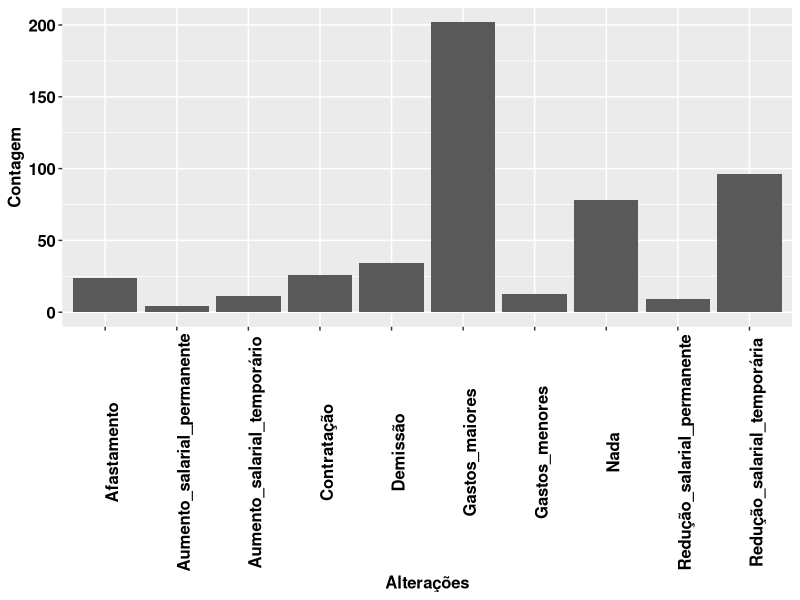
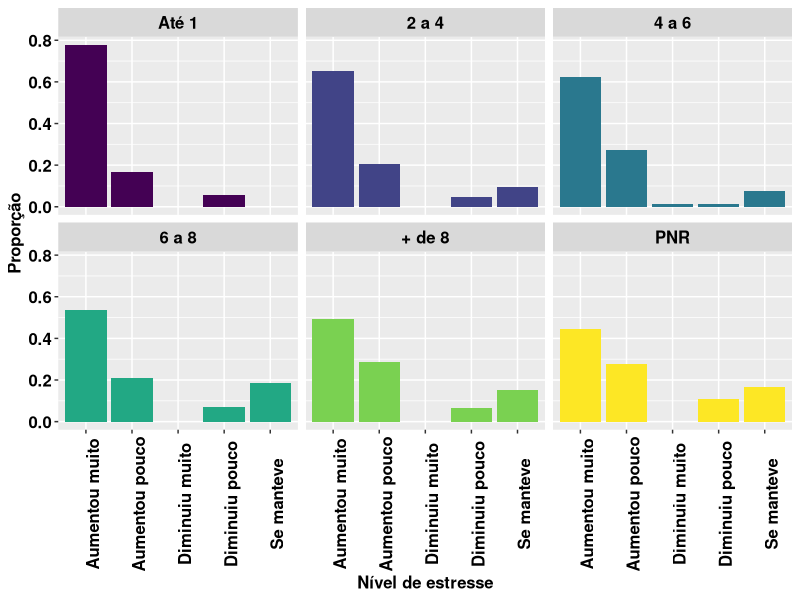
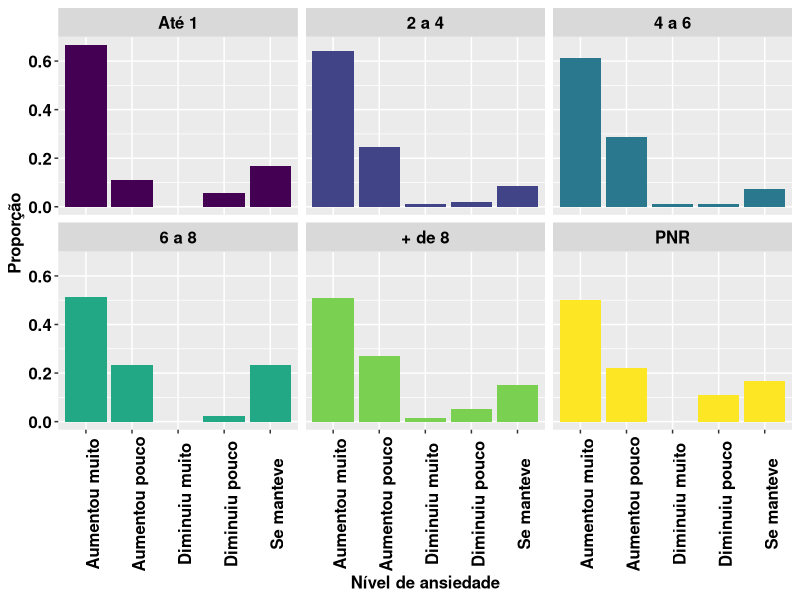
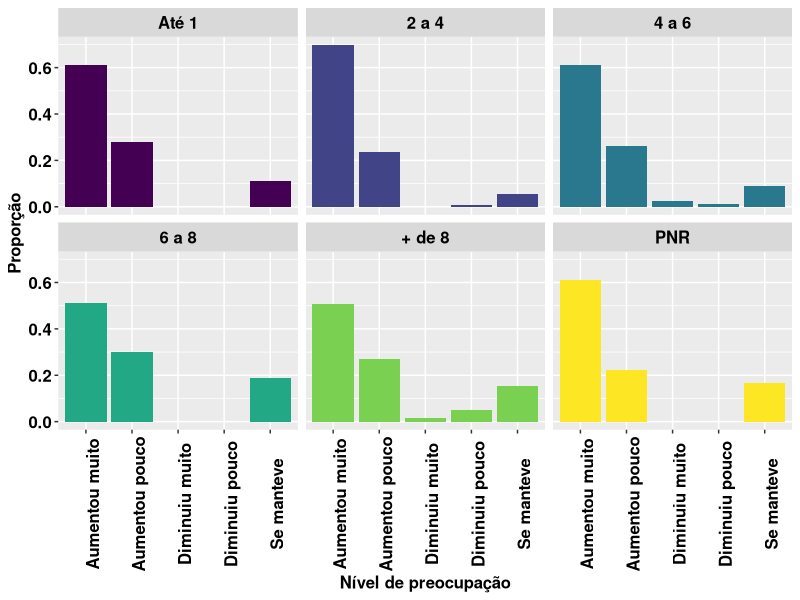
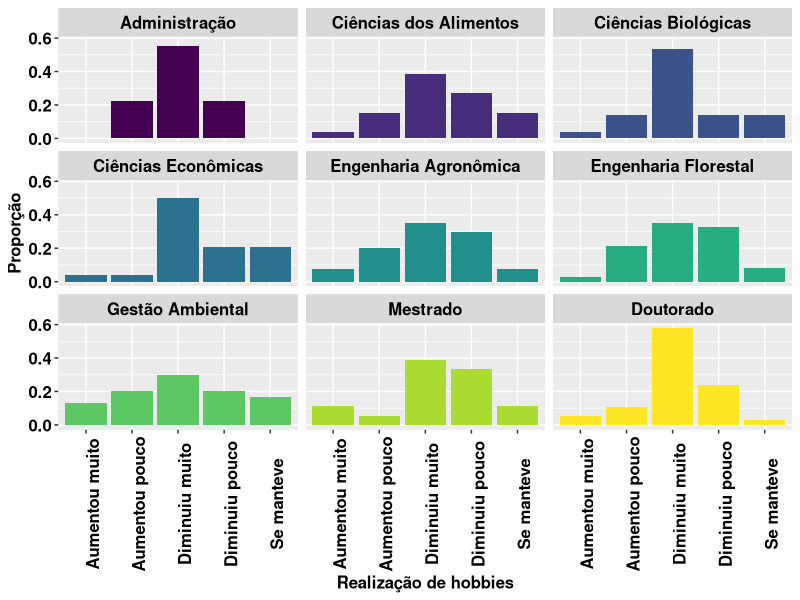
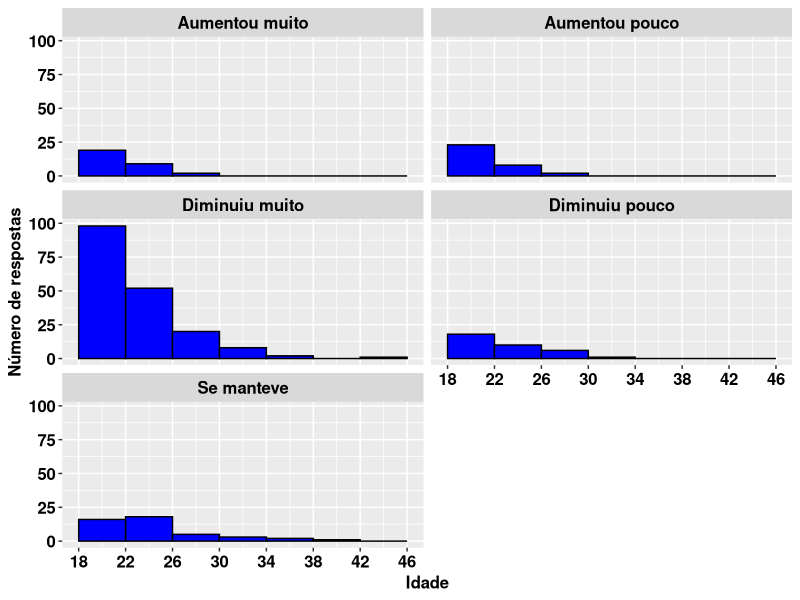
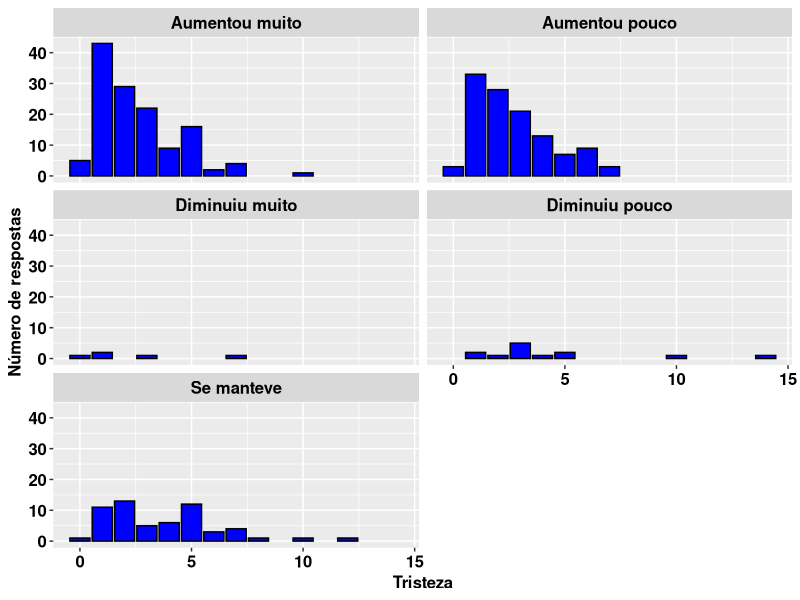
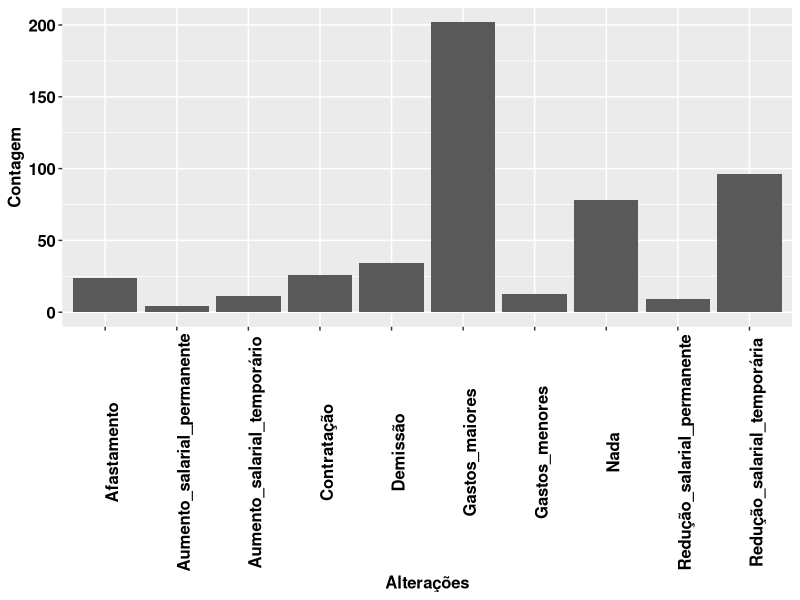

Source code (R) for these figures, in order:
## ---- chunk 1
knitr::opts_chunk$set(echo = TRUE, 
                      warning = TRUE,
                      message = FALSE, 
                      error   = TRUE) 
library(readxl)
library(tidyverse)
library(magrittr)
## ---- chunk 2
#Configuração de legendas ggplot2
configuracao<- theme(
    axis.title.x = element_text(color="black", 
                                size=12, face="bold"), 
    axis.title.y = element_text(color="black", 
                                size=12, face="bold"), 
    strip.text.x = element_text(
      size=12, color = "black", 
      face = "bold"
    ),
    strip.text.y = element_text(
      size=12, color = "blue", 
      face = "bold"
    ),
    axis.text.x = element_text(
      size = 12, color = "black", 
      face = "bold" ),
    axis.text.y = element_text(
      size=12, color = "black", 
      face = "bold"
    ),
    legend.position = "none")
## ---- chunk 3
dados <- read_excel("dados.xlsx")

dados<- transform(dados,
                  genero=factor(genero),
                  aluno=factor(aluno),
                  curso=factor(curso),
                  pessoas=factor(pessoas),
                  renda=factor(renda),
       atividades=factor(atividades),
       mudancas=factor(mudancas),
       exercicios=factor(exercicios),
       redes=factor(redes),
       interacao=factor(interacao),
       hobbies=factor(hobbies),
       estresse=factor(estresse),
       ansiedade=factor(ansiedade),
       trist=factor(trist),
       preoc=factor(preoc),
procr=factor(procr),
estudo=factor(estudo),
aliment=factor(aliment),
sono=factor(sono),
pfisicos=factor(pfisicos),
pemocionais=factor(pemocionais),
pdiversos=factor(pdiversos)
                  )

#table(dados$curso)

dados<- transform(dados,
                   curso=ordered(curso, levels=c("Administração", "Ciências dos Alimentos", "Ciências Biológicas", "Ciências Econômicas", "Engenharia Agronômica", "Engenharia Florestal", "Gestão Ambiental", "Mestrado", "Doutorado")),
                   pessoas=ordered(pessoas, levels = c("1","2 ou 3", "4 ou 5","+ de 5")),
                  renda=ordered(renda, levels = c("Até 1","2 a 4", "4 a 6","6 a 8", "+ de 8","PNR")))

# dim(dados)
# str(dados)
summary(dados[,1:12])
summary(dados[,13:24])
## ---- chunk 4
aux1<- data.frame(x=as.character(dados$mudancas))
aux2<- aux1 %>% separate(x, letters[1:11], sep = "([ ,])",
                             extra = "drop", fill = "right")

aux3<- c(aux2[,1],aux2[,3],aux2[,5], aux2[,7],aux2[,9],aux2[,11])
#table(aux3)
aux4<- na.omit(data.frame(x=factor(aux3)))

ggplot(aux4, aes(x))+geom_bar()+theme(axis.text.x = element_text(angle = 90))+configuracao+
  labs(#title="Alterações na renda familiar a partir da pandemia", 
       y="Contagem",
       x= "Alterações")
ggsave("figura1.jpeg")  
## ---- chunk 5
table(dados$estresse)
round(prop.table(table(dados$estresse)),2)
table(dados$estresse,dados$renda)
round(prop.table(table(dados$estresse,dados$renda)),2)

ggplot(dados,aes(x=estresse, fill=renda)) +
  geom_bar(aes(y=..prop.., group=renda),position="dodge") +
  facet_wrap(~renda)+theme(axis.text.x = element_text(angle = 90))+configuracao +
 # ggtitle("O que aconteceu com seu nível de estresse durante a pandemia?") +
  ylab("Proporção") +
  xlab("Nível de estresse")
ggsave("figura2.jpeg")
## ---- chunk 6
table(dados$ansiedade)
round(prop.table(table(dados$ansiedade)),2)
table(dados$ansiedade,dados$renda)
round(prop.table(table(dados$ansiedade,dados$renda)),2)

ggplot(dados,aes(x=ansiedade, fill=renda)) +
  geom_bar(aes(y=..prop.., group=renda),position="dodge") +
  facet_wrap(~renda)+theme(axis.text.x = element_text(angle = 90))+configuracao +
  #ggtitle("O que aconteceu com seu nível de ansiedade durante a pandemia?") +
  ylab("Proporção") +
  xlab("Nível de ansiedade")
ggsave("figura3.jpeg")
## ---- chunk 7
table(dados$preoc)
round(prop.table(table(dados$preoc)),2)
table(dados$preoc,dados$renda)
round(prop.table(table(dados$preoc,dados$renda)),2)

ggplot(dados,aes(x=preoc, fill=renda)) +
  geom_bar(aes(y=..prop.., group=renda),position="dodge") +
  facet_wrap(~renda)+theme(axis.text.x = element_text(angle = 90))+configuracao +
  #ggtitle("O que aconteceu com seu nível de preocupação durante a pandemia?") +
  ylab("Proporção") +
  xlab("Nível de preocupação")
ggsave("figura4.jpeg")
## ---- chunk 8
table(dados$hobbies)
round(prop.table(table(dados$hobbies)),2)
table(dados$hobbies,dados$curso)
round(prop.table(table(dados$hobbies,dados$curso)),2)

ggplot(dados,aes(x=hobbies, fill=curso)) +
  geom_bar(aes(y=..prop.., group=curso),position="dodge") +
  facet_wrap(~curso)+theme(axis.text.x = element_text(angle = 90))+configuracao +
  #ggtitle("O que aconteceu com sua realização de hobbies ou atividades por prazer?") +
  ylab("Proporção") +
  xlab("Realização de hobbies")
ggsave("figura5.jpeg")  
## ---- chunk 9
table(dados$exercicios)
round(prop.table(table(dados$exercicios)),2)
table(dados$exercicios,dados$idade)
round(prop.table(table(dados$exercicios,dados$idade)),2)

ggplot(dados,aes(x=idade))+
  geom_histogram(breaks = seq(18,46,4),
                 col="black",
                 fill="blue")+
  scale_x_continuous(breaks = seq(18,46,4))+
  facet_wrap(~exercicios,ncol=2)+
  configuracao +
  #ggtitle("O que aconteceu com sua quantidade semanal de exercícios físicos?") +
  ylab("Número de respostas") +
  xlab("Idade")
ggsave("figura6.jpeg")  

## ---- chunk 10
table(dados$trist)
round(prop.table(table(dados$trist)),2)
table(dados$trist,dados$isolamento)
round(prop.table(table(dados$trist,dados$isolamento)),2)

ggplot(dados, aes(as.numeric(isolamento)))+
  geom_bar(col="black",fill="blue")+
  facet_wrap(~trist,ncol=2)+configuracao+
  labs(x="Tristeza", y= "Número de respostas")
#, 
       #title = "O que aconteceu com seu nível de tristeza durante a pandemia?")
ggsave("figura7.jpeg")  
